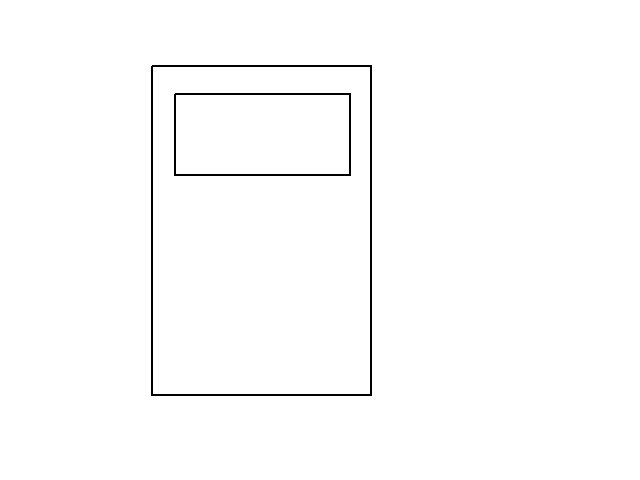
#> input picture images/book-r.png, 640 x 480 px
$ jupyter execute --allow-errors orb-alignment.ipynb
#> lines starting #> are read from the running program, lines starting #| are printed output that depends on the picture
[cell 1]
import cv2
import numpy as np
import sys
import matplotlib.pyplot as plt

im = cv2.imread("./images/book-r.png", cv2.IMREAD_COLOR)
#> im is the input picture: shape (480, 640, 3); min 0, max 255, mean 252.3
imReference = cv2.imread("./images/book.png", cv2.IMREAD_COLOR)
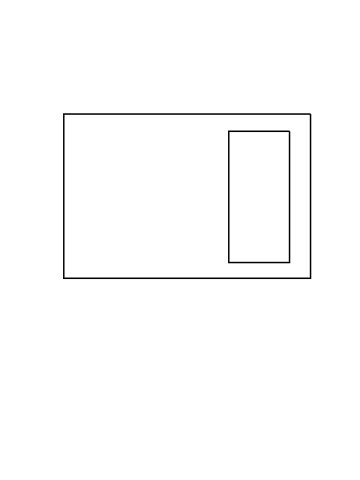
#> input picture images/book.png, 360 x 480 px
#> imReference is the input picture: shape (480, 360, 3); min 0, max 255, mean 252.3

img1 = cv2.cvtColor(im, cv2.COLOR_BGR2GRAY)
img2 = cv2.cvtColor(imReference, cv2.COLOR_BGR2GRAY)

orb = cv2.ORB_create()

#TODO bu kismi detaylandir detect and compute ayri ayri yap
#TODO kp@ler ne  işe yarıyor, nasıl hesaplanıyor
#TODO des'ler ne işe yarıyor, nasıl hesaplanıyor
#TODO
# kp1, des1 = orb.detectAndCompute(img1, None)
# kp2, des2 = orb.detectAndCompute(img2, None)

kp1 = orb.detect(img1)
#> kp1 = 104 keypoints; strongest (x, y, size): (177, 172, 31), (177, 96, 31), (368, 392, 31), (347, 96, 31)
kp2 = orb.detect(img2)
#> kp2 = 86 keypoints; strongest (x, y, size): (287, 133, 31), (287, 260, 31), (308, 116, 31), (231, 133, 31)

kp1, des1 = orb.compute(img1, kp1)
kp2, des2 = orb.compute(img2, kp2)

print("keypoints: {}, descriptors: {}".format(len(kp1), des1.shape))
#| keypoints: 104, descriptors: (104, 32)
print("keypoints: {}, descriptors: {}".format(len(kp2), des2.shape))
#| keypoints: 86, descriptors: (86, 32)
print(f"{np.shape(kp1)}")
#| (104,)

# DRAW_MATCHES_FLAGS_DRAW_RICH_KEYPOINTS , DEFAULT , DRAW_OVER_OUTIMG, NOT_DRAW_SINGLE_POINTS
img_keypoints = cv2.drawKeypoints(img1, kp1, None, color=(0,255,0), flags=cv2.DRAW_MATCHES_FLAGS_NOT_DRAW_SINGLE_POINTS)
img_keypoints2 = cv2.drawKeypoints(img2, kp2, None, color=(0,255,0), flags=cv2.DRAW_MATCHES_FLAGS_NOT_DRAW_SINGLE_POINTS)

# display images with keypoints dotted
plt.figure(figsize=(15,10))
plt.subplot(121)
plt.imshow(img_keypoints)
plt.subplot(122)
plt.imshow(img_keypoints2)
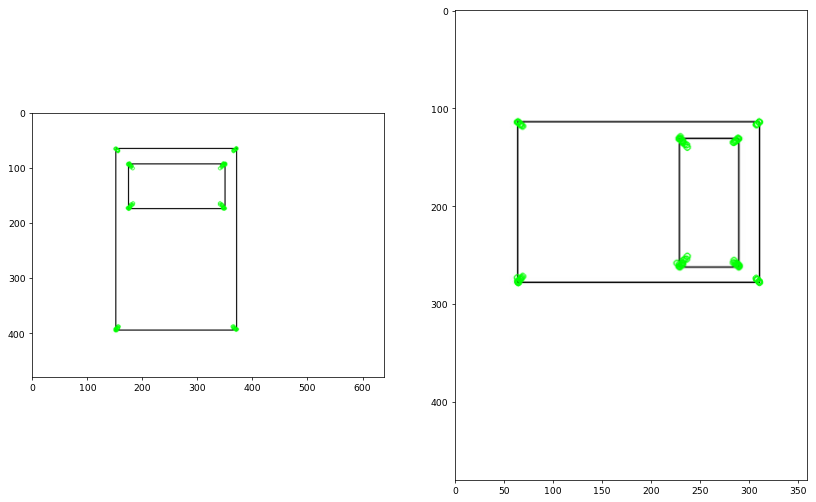
#> figure drawn by matplotlib, 2 panels

[cell 2]
matcher = cv2.DescriptorMatcher_create(cv2.DESCRIPTOR_MATCHER_BRUTEFORCE_HAMMING)
matches = matcher.match(des1, des2, None)
#> matches = 104 matches

print(f"Found {len(matches)} matches.")
#| Found 104 matches.

# TODO bu blok nasıl çalışıyor
matches = sorted(matches, key=lambda x: x.distance, reverse=False)
numGoodMatches = int(len(matches) * 0.10)
#> numGoodMatches = 10
matches = matches[:numGoodMatches]
#> matches = 10 matches

print("matches: {}".format(len(matches)))
#| matches: 10

#> (the rest of this cell did not finish here and is left out)

[cell 3]
points_1 = np.zeros((len(matches), 2), dtype=np.float32)
#> points_1 = [[0, 0], [0, 0], [0, 0], [0, 0], [0, 0], [0, 0], [0, 0], [0, 0], [0, 0], [0, 0]]
points_2 = np.zeros((len(matches), 2), dtype=np.float32)
#> points_2 has the same summary as points_1

for i, match in enumerate(matches):
    points_1[i, :] = kp1[match.queryIdx].pt
    points_2[i, :] = kp2[match.trainIdx].pt
#> this loop made 10 passes
#> after the loop, points_1 = [[368.3, 393.2], [151.2, 393.1], [151.4, 391.9], [156.8, 388.2], [154, 68], [370.1, 66.24], [151.8, 393.2], [347, 96], [177, 172], [369.6, 66]]; points_2 = [[309.6, 113.8], [309.6, 114], [309.6, 114], [308, 116], [66, 116], [310, 114], [310, 114], [231, 133], [68.43, 271.6], [63.36, 276.5]]

# TODO bu blok nasıl çalışıyor
h, mask = cv2.findHomography(points_1, points_2, cv2.RANSAC)
#> h = [[-0.577, -1.22, 312.2], [-0.208, -0.446, 111.7], [-0.00186, -0.00394, 1]]; mask = [1, 1, 1, 1, 0, 0, 1, 1, 1, 0]

height, width, channels = imReference.shape
#> height = 480; width = 360; channels = 3
im1_reg = cv2.warpPerspective(img1, h, (width, height))
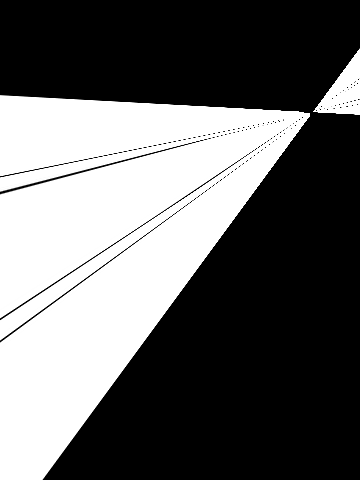
#> im1_reg: shape (480, 360); min 0, max 255, mean 100.8

print("Estimated homography : \n",  h)
#| Estimated homography :
#|  [[-5.76621121e-01 -1.22424753e+00  3.12207596e+02]
#|  [-2.07649847e-01 -4.45705974e-01  1.11728649e+02]
#|  [-1.86054433e-03 -3.93542639e-03  1.00000000e+00]]
print(f"Image ref shape: {img1.shape}")
#| Image ref shape: (480, 640)
plt.imshow(im1_reg)
